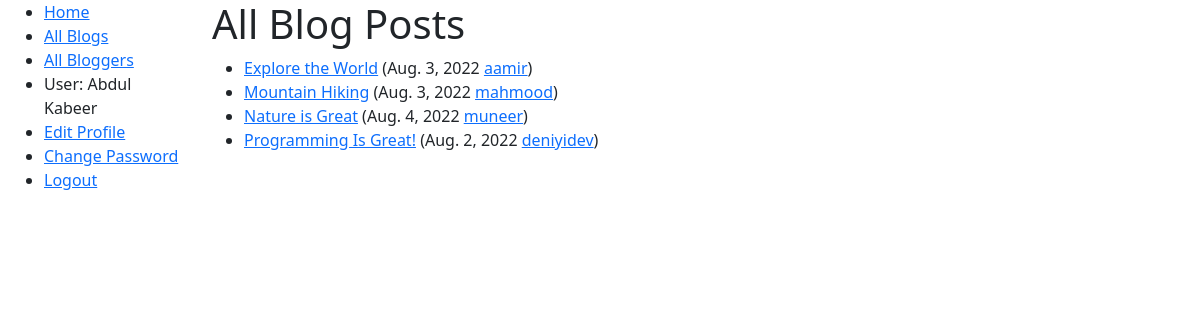
The app's page /blog/blogs/ (signed in) with its own data.
### blog/models.py (models this page shows, shortened)
class Blog(models.Model):
    title = models.CharField(max_length=150)
    excerpt = models.CharField(max_length=200)
    image = models.ImageField(upload_to="articles", null=True)
    post_date = models.DateTimeField(auto_now_add=True)
    updated = models.DateTimeField(auto_now=True)
    is_delete = models.BooleanField(default=False)
    slug = models.SlugField(unique=True, max_length=100, blank=True)
    content = models.TextField(validators=[MinLengthValidator(10)])
    objects = AllObjects()
    active_objects = ActiveObjects()
    author = models.ForeignKey(User, on_delete=models.SET_NULL, null=True, related_name="blogs")
    class Meta:
        ordering = ["title", "author"]
    def get_absolute_url(self):
        return reverse("blog:blog-detail", args=[str(self.slug)])

### blog/views.py (the view)
# urls.py: path('blogs/', views.BlogListView.as_view(), name="blog-list-page"),
class BlogListView(ListView):
    model = Blog
    ordering = ["-id"]
    def get_queryset(self):
        return Blog.active_objects.all()

### blog/models.py (called while the page is built)
    def get_queryset(self):
        return super(ActiveObjects, self).get_queryset().filter(is_delete=False)

### blog/templates/blog/blog_list.html
{% extends "blog/base_generic.html" %}
{% block content %}
  <h1>All Blog Posts</h1>
  {% if blog_list %}
  <ul>
    {% for blog in blog_list %}
      <li>
        <a href="{{ blog.get_absolute_url }}">{{ blog.title }}</a>
          ({{ blog.post_date.date }}
          <a href="{% url "blog:author-detail" blog.author.id %}">{{blog.author}}</a>)
      </li>
    {% endfor %}
  </ul>
  {% else %}
    <p>There are no books in the library.</p>
  {% endif %}
{% endblock %}

### blog/templates/blog/base_generic.html (shortened to what this page needs)
{% load static %}
<!DOCTYPE html>
<html lang="en">
<head>
  <link href="https://cdn.jsdelivr.net/npm/bootstrap@5.1.3/dist/css/bootstrap.min.css" rel="stylesheet">
  <link rel="stylesheet" href="{% static 'css/styles.css' %}">
</head>
<body>
  <div class="container-fluid">
    <div class="row">
      <div class="col-sm-2">
      {% block sidebar %}
        <ul class="sidebar-nav">
          <li><a href="{% url 'blog:starting-page' %}">Home</a></li>
          <li><a href="{% url 'blog:blog-list-page' %}">All Blogs</a></li>
          <li><a href="{% url 'blog:bloggers-list' %}">All Bloggers</a></li>
            {% if user.is_authenticated %}
             <li>User: {{ user.first_name }}</li>
             <li><a href="{% url 'blog:profile_edit'%}">Edit Profile</a></li>
                <li><a href="{% url 'blog:password_change'%}?next={{request.path}}">Change Password</a></li>
             <li><a href="{% url 'logout'%}?next={{request.path}}">Logout</a></li>
           {% else %}
             <li><a href="{% url 'login'%}?next={{request.path}}">Login</a></li>
           {% endif %}
        </ul>
     {% endblock %}
      </div>
      <div class="col-sm-10 ">
          {% block content %}
          {% endblock %}
      </div>
    </div>
  </div>
</body>
</html>

### records on screen
Blog: title "Explore the World", post_date "Aug. 3, 2022", author "aamir"
Blog: title "Mountain Hiking", post_date "Aug. 3, 2022", author "mahmood"
Blog: title "Nature is Great", post_date "Aug. 4, 2022", author "muneer"
Blog: title "Programming Is Great!", post_date "Aug. 2, 2022", author "deniyidev"

### other values on screen
{{ user.first_name }} "Abdul Kabeer"
